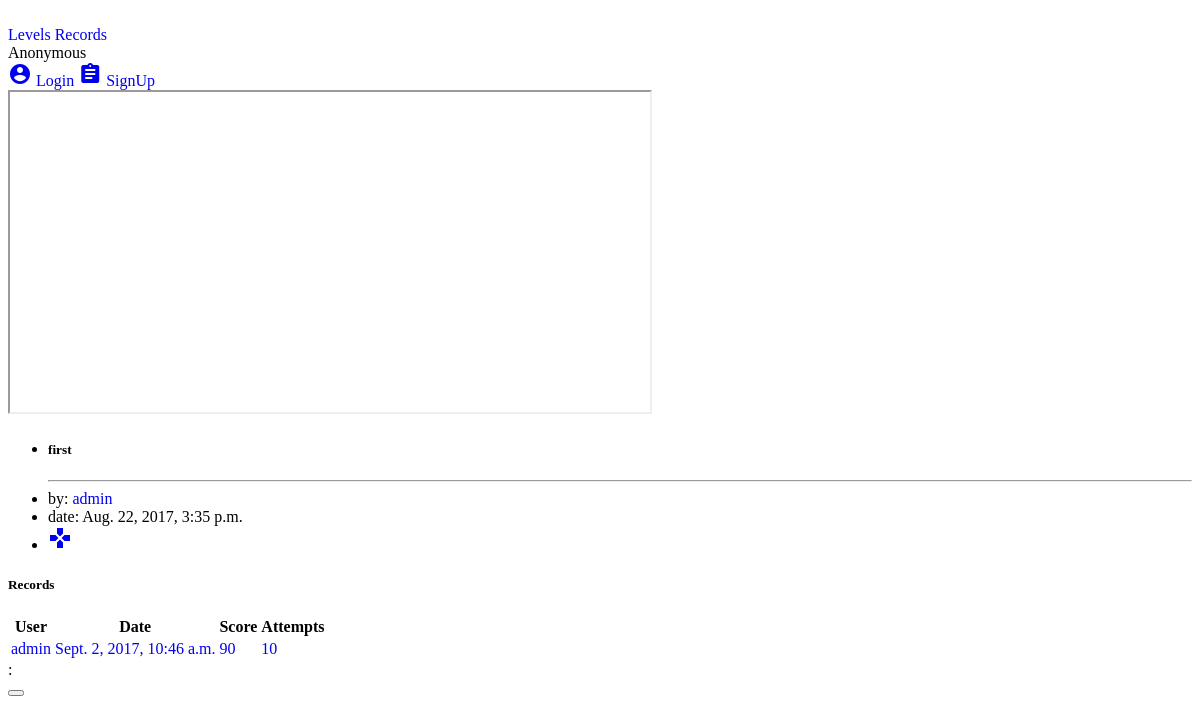
/level/1, run on an earlier commit of the app's database.
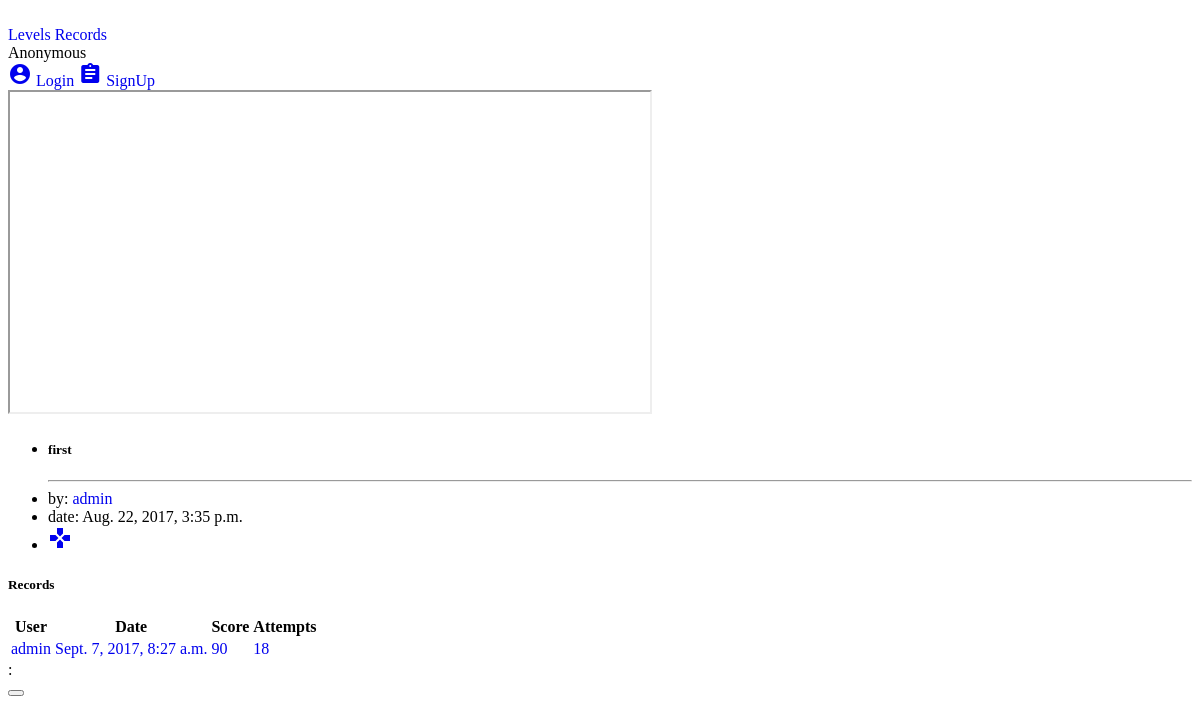
And on a later commit of the database.
### pluto/models.py (models this page shows, shortened)
class Record(models.Model):
    to = models.ForeignKey(Level, related_name='result_to', on_delete=models.CASCADE, blank=False, null=False)
    by = models.ForeignKey(User, related_name='result_by', on_delete=models.CASCADE, blank=False, null=False)
    date = models.DateTimeField(default=timezone.now, blank=False)
    attempts = models.IntegerField(blank=False)
    program = models.TextField(max_length=512)
    result = models.BooleanField(default=False, blank=False)
    score = models.IntegerField(default=0, blank=False)

class User(AbstractUser):
    image = models.ImageField(default='no_image.png', upload_to=user_directory_image_path)
    points = models.FloatField(default=10, blank=False)
    skin = models.CharField(default='polo', blank=False, max_length=32)

### pluto/views.py (the view)
# urls.py: url(r'^level/(?P<level_id>[0-9]+)/play', views.play),
def level(request, level_id=None):
    context = {'level': models.Level.objects.get(id=level_id),
               'records': models.Record.objects.filter(to=level_id)}
    return render(request, 'level.html', context)

### templates/level.html (shortened to what this page needs)
{% extends 'base.html' %}
{% block content %}
    <div class="mdl-grid">
        <div class="mdl-cell mdl-cell--8-col mdl-card mdl-layout--large-screen-only">
            <div class="mdl-card__supporting-text">
             <a href="#" class="thumbnail">
                <iframe src="/level/{{ level.id }}/play"  height="320" width="640"></iframe>
             </a>
            </div>
        </div>
        <div class="mdl-cell mdl-cell--4-col mdl-card">
            <div class="mdl-card__supporting-text">
                <ul class="mdl-list">
                    <li class="mdl-list__item"><h5>{{ level.name }}</h5></li>
                <hr>
                    <li class="mdl-list__item">by: <a href="/profile/{{ level.by.id }}">{{ level.by.username }}</a></li>
                    <li class="mdl-list__item">date: {{ level.date }}</li>
                    <li class="mdl-list__item">
                        <a href="/play/{{ level.id }}" class="mdl-button mdl-js-button mdl-button--raised mdl-button--colored">
                            <i class="material-icons">gamepad</i>
                        </a>
                </ul>
            </div>
        </div>
    </div>
    {% if records %}
    <div class="mdl-cell mdl-cell--4-col mdl-card">
            <div class="mdl-card__supporting-text">
                    <h5>Records</h5>
                    <table class="mdl-data-table">
                    <thead>
                        <tr>
                            <th class="mdl-data-table__cell--non-numeric">User</th>
                            <th class="mdl-data-table__cell--non-numeric">Date</th>
                            <th>Score</th>
                            <th>Attempts</th>
                        </tr>
                    </thead>
                    <tbody>
                        {% for i in records %}
                        <tr>
                            <td class="mdl-data-table__cell--non-numeric"><a href="/profile/{{ i.by.id }}">{{ i.by.username }}</a></td>
                            <td class="mdl-data-table__cell--non-numeric"><a href="/record/level={{ level.id }}&user={{ i.by.id }}">{{ i.date }}</a></td>
                            <td><a href="/record/level={{ level.id }}&user={{ i.by.id }}">{{ i.score }}</a></td>
                            <td><a href="/record/level={{ level.id }}&user={{ i.by.id }}">{{ i.attempts }}</a></td>
                        </tr>
                        {% endfor %}
                    </tbody>
                    </table>
            </div>
        </div>
    </div>
    {% endif %}
{% endblock %}

What changed in the data, as far as the page shows it:
changed Record "admin": date "Sept. 2, 2017, 10:46 a.m." → "Sept. 7, 2017, 8:27 a.m."; attempts "10" → "18"
